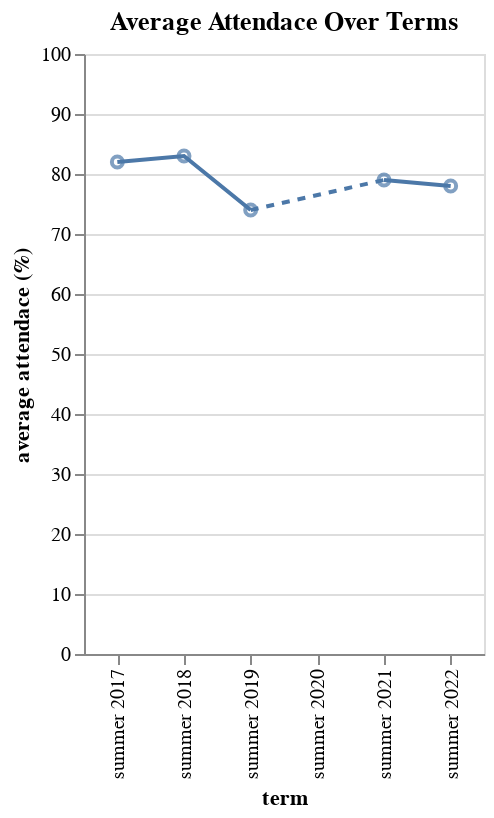

Notebook source saved alongside this figure:
### Code cell
df_3 = pd.read_csv("average_attendance.csv")
summer_df_3 = df_3[df_3.term.str.contains('summer')]


line = alt.Chart(summer_df_3).mark_line().encode(
    y = alt.Y("average attendace (%)", scale=alt.Scale(domain=(0, 100))),
    x= "term"
).properties(
    width = 200
)

summer_2020_df = pd.DataFrame({
    'term': ["summer 2019", "summer 2021"],
    'average attendace (%)':  [74, 79],
})

summer_2020_chart = alt.Chart(summer_2020_df).mark_line(strokeDash=[4,4]).encode(
    y = 'average attendace (%)',
    x = 'term'
)



point = alt.Chart(summer_df_3).mark_point().encode(
    y = alt.Y("average attendace (%)", scale=alt.Scale(domain=(0, 100))),
    x= "term"
).properties(
    width = 200
)

(line + summer_2020_chart + point).properties(
    title="Average Attendace Over Terms"
)

### Figure 1 — Vega-Lite specification as saved in the notebook (floating-point values rounded to 4 significant figures)
{"config": {"view": {"continuousWidth": 400, "continuousHeight": 300}}, "layer": [{"data": {"name": "data-6a331f967de5e1ca81d39a44a32b79a3"}, "mark": "line", "encoding": {"x": {"field": "term", "type": "nominal"}, "y": {"field": "average attendace (%)", "scale": {"domain": [0, 100]}, "type": "quantitative"}}, "width": 200}, {"data": {"name": "data-ee646e7e47744ae882752ea35cd3c95d"}, "mark": {"type": "line", "strokeDash": [4, 4]}, "encoding": {"x": {"field": "term", "type": "nominal"}, "y": {"field": "average attendace (%)", "type": "quantitative"}}}, {"data": {"name": "data-6a331f967de5e1ca81d39a44a32b79a3"}, "mark": "point", "encoding": {"x": {"field": "term", "type": "nominal"}, "y": {"field": "average attendace (%)", "scale": {"domain": [0, 100]}, "type": "quantitative"}}, "width": 200}], "title": "Average Attendace Over Terms", "$schema": "https://vega.github.io/schema/vega-lite/v4.17.0.json", "datasets": {"data-6a331f967de5e1ca81d39a44a32b79a3": [{"term": "summer 2017", "total students": 118.0, "average attendace (%)": 82.0}, {"term": "summer 2018", "total students": 107.0, "average attendace (%)": 83.0}, {"term": "summer 2019", "total students": 82.0, "average attendace (%)": 74.0}, {"term": "summer 2020", "total students": null, "average attendace (%)": null}, {"term": "summer 2021", "total students": 113.0, "average attendace (%)": 79.0}, {"term": "summer 2022", "total students": 81.0, "average attendace (%)": 78.0}], "data-ee646e7e47744ae882752ea35cd3c95d": [{"term": "summer 2019", "average attendace (%)": 74}, {"term": "summer 2021", "average attendace (%)": 79}]}}
